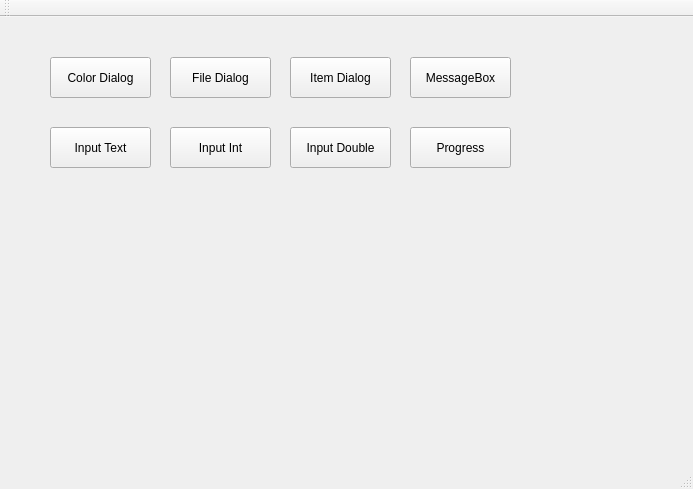
<?xml version="1.0" encoding="UTF-8"?>
<ui version="4.0">
 <class>MainWindow</class>
 <widget class="QMainWindow" name="MainWindow">
  <property name="geometry">
   <rect>
    <x>0</x>
    <y>0</y>
    <width>693</width>
    <height>489</height>
   </rect>
  </property>
  <property name="windowTitle">
   <string>MainWindow</string>
  </property>
  <widget class="QWidget" name="centralWidget">
   <widget class="QPushButton" name="btnColor">
    <property name="geometry">
     <rect>
      <x>50</x>
      <y>40</y>
      <width>101</width>
      <height>41</height>
     </rect>
    </property>
    <property name="text">
     <string>Color Dialog</string>
    </property>
   </widget>
   <widget class="QPushButton" name="btnFile">
    <property name="geometry">
     <rect>
      <x>170</x>
      <y>40</y>
      <width>101</width>
      <height>41</height>
     </rect>
    </property>
    <property name="text">
     <string>File Dialog</string>
    </property>
   </widget>
   <widget class="QPushButton" name="btnInputText">
    <property name="geometry">
     <rect>
      <x>50</x>
      <y>110</y>
      <width>101</width>
      <height>41</height>
     </rect>
    </property>
    <property name="text">
     <string>Input Text</string>
    </property>
   </widget>
   <widget class="QPushButton" name="btnInputInt">
    <property name="geometry">
     <rect>
      <x>170</x>
      <y>110</y>
      <width>101</width>
      <height>41</height>
     </rect>
    </property>
    <property name="text">
     <string>Input Int</string>
    </property>
   </widget>
   <widget class="QPushButton" name="btnInputDouble">
    <property name="geometry">
     <rect>
      <x>290</x>
      <y>110</y>
      <width>101</width>
      <height>41</height>
     </rect>
    </property>
    <property name="text">
     <string>Input Double</string>
    </property>
   </widget>
   <widget class="QPushButton" name="btnItem">
    <property name="geometry">
     <rect>
      <x>290</x>
      <y>40</y>
      <width>101</width>
      <height>41</height>
     </rect>
    </property>
    <property name="text">
     <string>Item Dialog</string>
    </property>
   </widget>
   <widget class="QPushButton" name="btnMessage">
    <property name="geometry">
     <rect>
      <x>410</x>
      <y>40</y>
      <width>101</width>
      <height>41</height>
     </rect>
    </property>
    <property name="text">
     <string>MessageBox</string>
    </property>
   </widget>
   <widget class="QPushButton" name="btnProgress">
    <property name="geometry">
     <rect>
      <x>410</x>
      <y>110</y>
      <width>101</width>
      <height>41</height>
     </rect>
    </property>
    <property name="text">
     <string>Progress</string>
    </property>
   </widget>
  </widget>
  <widget class="QMenuBar" name="menuBar">
   <property name="geometry">
    <rect>
     <x>0</x>
     <y>0</y>
     <width>693</width>
     <height>23</height>
    </rect>
   </property>
  </widget>
  <widget class="QToolBar" name="mainToolBar">
   <attribute name="toolBarArea">
    <enum>TopToolBarArea</enum>
   </attribute>
   <attribute name="toolBarBreak">
    <bool>false</bool>
   </attribute>
  </widget>
  <widget class="QStatusBar" name="statusBar"/>
 </widget>
 <layoutdefault spacing="6" margin="11"/>
 <resources/>
 <connections/>
</ui>
